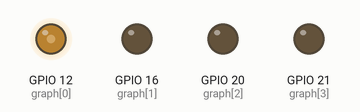
Recording of a program running on a simulated Raspberry Pi (BCM pin numbers). Parts: output pins drawn as LEDs (lit = HIGH). At 5.0 s the program stops and its outputs stay as they are.

Above: at 0.1 s.
At 1.1 s:
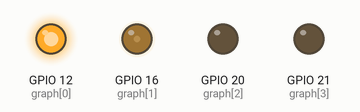
At 2.1 s:
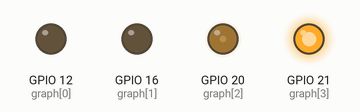
At 3.1 s:
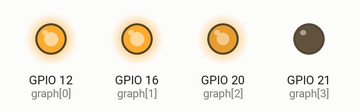
At 4.1 s:
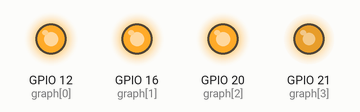
At 5.1 s:
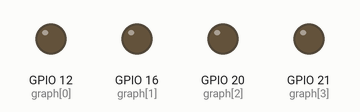
Timing chart, 0 to 6.5 s (numbered marks = the images above):
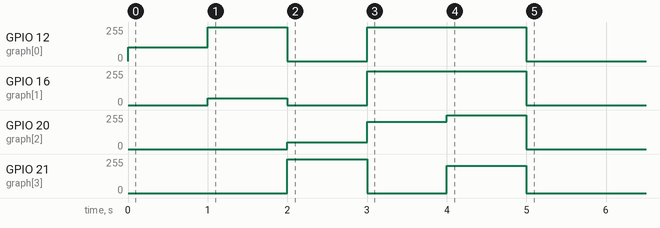

The program:

ex04_LEDBarGraph.py
```python
from gpiozero import LEDBarGraph
from time import sleep

graph = LEDBarGraph(12,16,20,21, pwm=True)

graph.value = 1/10
sleep(1)
graph.value = 3/10
sleep(1)
graph.value = -3/10
sleep(1)
graph.value = 7/10
sleep(1)
graph.value = 95/100
sleep(1)
```

Measured:
- by itself, GPIO 16 (graph[1]): 0/255 → 51/255 at 1.0 s, → 0/255 1.0 s later, → 255/255 1.0 s later, → 0/255 2.0 s later
- by itself, GPIO 20 (graph[2]): 0/255 → 51/255 at 2.0 s, → 204/255 1.0 s later, → 255/255 1.0 s later, → 0/255 1.0 s later
- by itself, GPIO 21 (graph[3]): 0/255 → 255/255 at 2.0 s, → 0/255 1.0 s later, → 204/255 1.0 s later, → 0/255 1.0 s later
- by itself, GPIO 12 (graph[0]): 0/255 → 102/255 at 0.00 s, → 255/255 1.0 s later, → 0/255 1.0 s later, → 255/255 1.0 s later, … (5 changes in this stretch)
